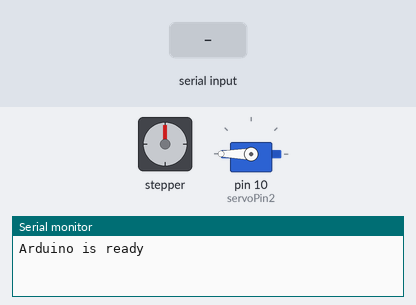
Recording of a sketch running on a simulated Arduino Uno, built with avr-gcc and run on an emulated ATmega328P. On the bench: stepper motor, servo, the last lines printed to the serial monitor. Wiring (inferred from the names in the program): stepper motor driver (200 steps per turn assumed): step pin 5; direction pin 2; enable pin 8. The test bench sets the inputs (shaded band).

Above: at 1.2 s.
1.3 s: "M90\n" received over Serial
At 1.9 s:
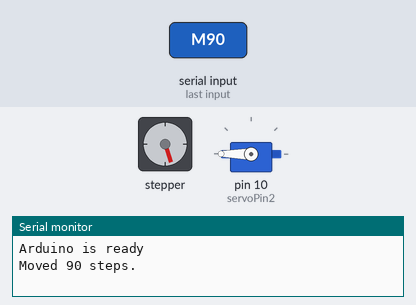
2.9 s: "O90\n" received over Serial
At 3.3 s:
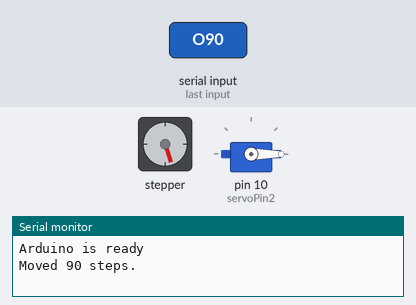
4.9 s: "M,45\n" received over Serial
At 5.5 s:
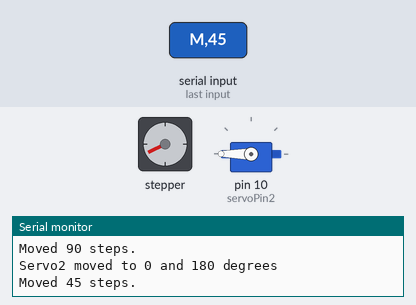
6.4 s: "O,45\n" received over Serial
At 6.8 s:
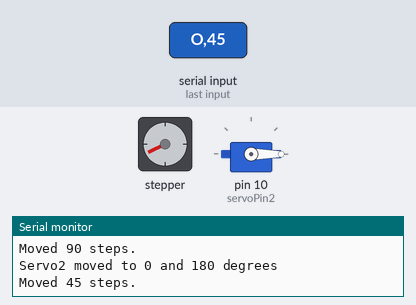
8.4 s: "M90\n" received over Serial
At 9.7 s:
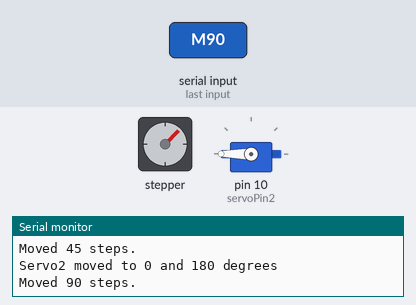
10.0 s: "O" received over Serial
At 10.4 s:
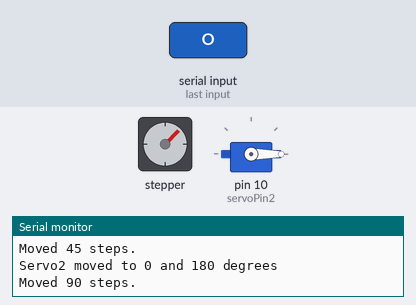
Timing chart, 0 to 13.0 s (numbered marks = the images above; inputs shaded):
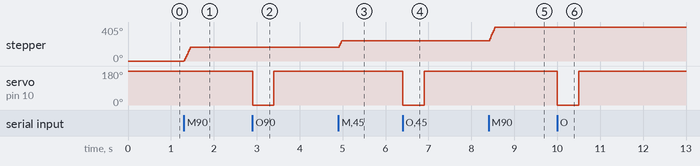

The sketch:

step_motor.ino
```cpp
#include <Servo.h>

// 핀 설정
const int stepPin = 5;
const int dirPin = 2;
const int enPin = 8;
const int servoPin2 = 10;  // 두 번째 서보모터 핀

// 변수 초기화
int steps = 0;
bool direction = true;
Servo servo2;
int initialAngle1 = 180;  // 두 번째 서보모터 초기 각도

void setup() {
  // 스텝 모터 핀 초기화
  pinMode(stepPin, OUTPUT);
  pinMode(dirPin, OUTPUT);
  pinMode(enPin, OUTPUT);
  digitalWrite(enPin, LOW);

  // 두 번째 서보 모터 핀 초기화
  servo2.attach(servoPin2);
  servo2.write(initialAngle1);

  // 시리얼 통신 시작
  Serial.begin(9600);
  Serial.println("Arduino is ready");
}

void loop() {
  if (Serial.available() > 0) {
    char command = Serial.read();

    // 스텝 모터 제어
    if (command == 'M') {
      steps = Serial.parseInt();
      if (steps < 0) {
        direction = false;
        steps = -steps;
      } else {
        direction = true;
      }

      digitalWrite(dirPin, direction ? HIGH : LOW);

      for (int x = 0; x < steps; x++) {
        digitalWrite(stepPin, HIGH);
        delayMicroseconds(800);  // 속도를 느리게 하기 위해 증가
        digitalWrite(stepPin, LOW);
        delayMicroseconds(800);  // 속도를 느리게 하기 위해 증가
      }

      Serial.print("Moved ");
      Serial.print(steps);
      Serial.println(" steps.");
    }

    // 두 번째 서보 모터 제어 (10번 핀)
    else if (command == 'O') {
      servo2.write(0); // 서보모터를 0도로 이동
      delay(500);         // 속도를 느리게 하기 위해 증가

      servo2.write(180);   // 서보모터를 180도로 이동
      delay(500);         // 속도를 느리게 하기 위해 증가

      Serial.println("Servo2 moved to 0 and 180 degrees");
    }

    // 두 번째 서보 모터를 초기 각도로 되돌리기 (S 명령)
    else if (command == 'S') {
      servo2.write(initialAngle1);  // 초기 각도로 이동
      Serial.println("Servo2 returned to initial angle");
    }
  }
}
```

Measured:
- after the input at 1.3 s, stepper: turns 162° clockwise in 0.15 s, starting at once
- after the input at 2.9 s, servo on pin 10 (servoPin2): 180° → 0° at once, → 180° 0.50 s later
- after the input at 4.9 s, stepper: turns 81° clockwise, starting at once
- after the input at 6.4 s, servo on pin 10 (servoPin2): 180° → 0° at once, → 180° 0.50 s later
- after the input at 8.4 s, stepper: turns 162° clockwise in 0.15 s, starting at once
- after the input at 10.0 s, servo on pin 10 (servoPin2): 180° → 0° at once, → 180° 0.50 s later
